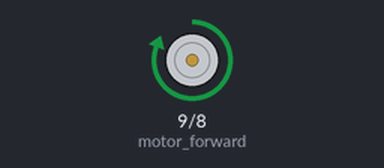
The sketch below on a simulated Arduino Uno, built with avr-gcc and run on an emulated ATmega328P. On the bench: motor-driver pin pairs drawn as motors (green arrow = first pin HIGH = forward, orange = second pin HIGH = backward, longer = more drive, scaled by the enable pin).

Above: at 0.5 s.
At 4.8 s:
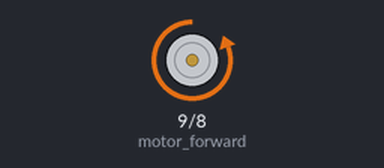
At 8.1 s:
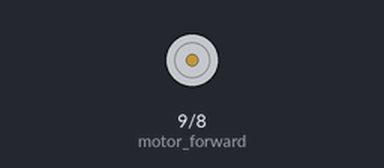
Timing chart, 0 to 13.8 s (numbered marks = the images above):
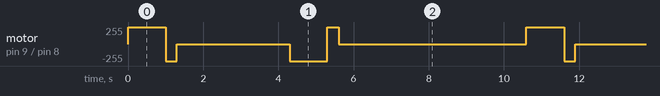

The sketch:

Arduino_test_steer.ino
```cpp
//DRIVING THE MOTOR TEST
int motor_forward = 9;
int motor_backward = 8;
int speedPin = 10;

//analog pin 0,1,2
void setup() {


   //for motor 1

    pinMode(motor_forward,OUTPUT);
    pinMode(motor_backward,OUTPUT);
    pinMode(speedPin,OUTPUT);


  Serial.begin(9600);

}

void loop() {
  // turn on motors
    digitalWrite(motor_forward,HIGH);
    digitalWrite(motor_backward,LOW);
    analogWrite(speedPin,255);
    delay(1000);


    //digitalWrite(motor_forward,LOW);
    //digitalWrite(motor_backward, LOW);
    //analogWrite(speedPin,255);
    //delay(5000);
    digitalWrite(motor_forward,LOW);
    digitalWrite(motor_backward,HIGH);
    analogWrite(speedPin,255);
    delay(300);

        digitalWrite(motor_forward,LOW);
    digitalWrite(motor_backward,LOW);
    analogWrite(speedPin,255);
    delay(3000);

    digitalWrite(motor_forward,LOW);
    digitalWrite(motor_backward,HIGH);
    analogWrite(speedPin,255);
    delay(1000);

    digitalWrite(motor_forward,HIGH);
    digitalWrite(motor_backward,LOW);
    analogWrite(speedPin,255);
    delay(300);

    //digitalWrite(motor_forward,HIGH);
    //digitalWrite(motor_backward,LOW);
    //analogWrite(speedPin,255);
    //delay(1000);

    //digitalWrite(motor_forward,LOW);
    //digitalWrite(motor_backward,HIGH);
    //analogWrite(speedPin,255);
    //delay(300);
    digitalWrite(motor_forward,LOW);
    digitalWrite(motor_backward, LOW);
    analogWrite(speedPin,255);
    delay(5000);


}
```

Measured:
- by itself, motor on pin 9 (motor_forward) / pin 8 (motor_backward): repeats every 10.6 s: backward 255/255 0.30 s, stopped 3.0 s, backward 255/255 1.0 s, forward 255/255 0.30 s, stopped 5.0 s, forward 255/255 1.0 s
